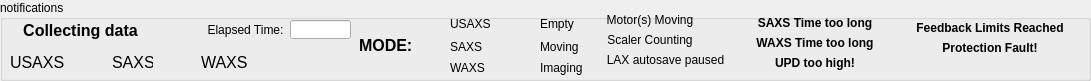
   <widget class="QGroupBox" name="groupBox_2">
    <property name="geometry">
     <rect>
      <x>10</x>
      <y>360</y>
      <width>1091</width>
      <height>81</height>
     </rect>
    </property>
    <property name="title">
     <string>notifications</string>
    </property>
    <widget class="QWidget" name="widget" native="true">
     <property name="enabled">
      <bool>true</bool>
     </property>
     <property name="geometry">
      <rect>
       <x>11</x>
       <y>51</y>
       <width>24</width>
       <height>16</height>
      </rect>
     </property>
     <layout class="QFormLayout" name="formLayout_4">
      <item row="0" column="0">
       <widget class="caGraphics" name="cagraphics_32">
        <property name="foreground">
         <color>
          <red>255</red>
          <green>255</green>
          <blue>0</blue>
         </color>
        </property>
        <property name="fillstyle" stdset="0">
         <enum>caGraphics::Filled</enum>
        </property>
        <property name="lineColor">
         <color>
          <red>255</red>
          <green>255</green>
          <blue>0</blue>
         </color>
        </property>
        <property name="colorMode">
         <enum>caGraphics::Static</enum>
        </property>
       </widget>
      </item>
      <item row="1" column="0">
       <widget class="caGraphics" name="cagraphics_31">
        <property name="foreground">
         <color>
          <red>255</red>
          <green>255</green>
          <blue>0</blue>
         </color>
        </property>
        <property name="fillstyle" stdset="0">
         <enum>caGraphics::Filled</enum>
        </property>
        <property name="lineColor">
         <color>
          <red>255</red>
          <green>255</green>
          <blue>0</blue>
         </color>
        </property>
        <property name="colorMode">
         <enum>caGraphics::Static</enum>
        </property>
       </widget>
      </item>
     </layout>
     <widget class="QLabel" name="label_92">
      <property name="geometry">
       <rect>
        <x>120</x>
        <y>10</y>
        <width>90</width>
        <height>21</height>
       </rect>
      </property>
      <property name="font">
       <font>
        <pointsize>11</pointsize>
       </font>
      </property>
      <property name="styleSheet">
       <string notr="true">color:rgb(255, 0, 0)</string>
      </property>
      <property name="text">
       <string>&lt;html&gt;&lt;head/&gt;&lt;body&gt;&lt;p&gt;Reached&lt;/p&gt;&lt;/body&gt;&lt;/html&gt;</string>
      </property>
      <property name="alignment">
       <set>Qt::AlignCenter</set>
      </property>
     </widget>
     <widget class="QLabel" name="label_91">
      <property name="geometry">
       <rect>
        <x>10</x>
        <y>0</y>
        <width>231</width>
        <height>41</height>
       </rect>
      </property>
      <property name="font">
       <font>
        <pointsize>11</pointsize>
       </font>
      </property>
      <property name="styleSheet">
       <string notr="true">color:rgb(255, 0, 0)</string>
      </property>
      <property name="text">
       <string>&lt;html&gt;&lt;head/&gt;&lt;body&gt;&lt;p&gt;Feedback Limits&lt;/p&gt;&lt;/body&gt;&lt;/html&gt;</string>
      </property>
      <property name="alignment">
       <set>Qt::AlignCenter</set>
      </property>
     </widget>
     <zorder>cagraphics_31</zorder>
     <zorder>cagraphics_32</zorder>
     <zorder>label_91</zorder>
     <zorder>label_92</zorder>
    </widget>
    <widget class="QLabel" name="label_90">
     <property name="geometry">
      <rect>
       <x>10</x>
       <y>52</y>
       <width>61</width>
       <height>21</height>
      </rect>
     </property>
     <property name="font">
      <font>
       <pointsize>12</pointsize>
      </font>
     </property>
     <property name="styleSheet">
      <string notr="true">color:rgb(0, 0, 0)</string>
     </property>
     <property name="text">
      <string>USAXS</string>
     </property>
    </widget>
    <widget class="caTextEntry" name="catextentry_5">
     <property name="geometry">
      <rect>
       <x>290</x>
       <y>20</y>
       <width>61</width>
       <height>19</height>
      </rect>
     </property>
     <property name="sizePolicy">
      <sizepolicy hsizetype="Expanding" vsizetype="Expanding">
       <horstretch>0</horstretch>
       <verstretch>0</verstretch>
      </sizepolicy>
     </property>
     <property name="channel" stdset="0">
      <string notr="true">9idcLAX:USAXS:FS_ElapsedTime</string>
     </property>
     <property name="background">
      <color>
       <red>115</red>
       <green>215</green>
       <blue>253</blue>
      </color>
     </property>
     <property name="colorMode">
      <enum>caLineEdit::Static</enum>
     </property>
    </widget>
    <widget class="QLabel" name="label_66">
     <property name="geometry">
      <rect>
       <x>190</x>
       <y>20</y>
       <width>111</width>
       <height>20</height>
      </rect>
     </property>
     <property name="font">
      <font>
       <pointsize>9</pointsize>
      </font>
     </property>
     <property name="styleSheet">
      <string notr="true">color:rgb(0, 0, 0)</string>
     </property>
     <property name="text">
      <string>Elapsed Time:</string>
     </property>
     <property name="alignment">
      <set>Qt::AlignCenter</set>
     </property>
    </widget>
    <widget class="caLed" name="caled_3">
     <property name="geometry">
      <rect>
       <x>69</x>
       <y>50</y>
       <width>25</width>
       <height>25</height>
      </rect>
     </property>
     <property name="channel" stdset="0">
      <string notr="true">9idcLAX:USAXS:FlyScanNotSaved</string>
     </property>
     <property name="falseColor">
      <color>
       <red>113</red>
       <green>113</green>
       <blue>113</blue>
      </color>
     </property>
     <property name="trueColor">
      <color>
       <red>0</red>
       <green>255</green>
       <blue>0</blue>
      </color>
     </property>
    </widget>
    <widget class="caLabel" name="caLabel_45">
     <property name="geometry">
      <rect>
       <x>720</x>
       <y>15</y>
       <width>190</width>
       <height>16</height>
      </rect>
     </property>
     <property name="font">
      <font>
       <pointsize>9</pointsize>
       <weight>75</weight>
       <bold>true</bold>
      </font>
     </property>
     <property name="text">
      <string>SAXS Time too long</string>
     </property>
     <property name="alignment">
      <set>Qt::AlignAbsolute|Qt::AlignCenter|Qt::AlignHCenter|Qt::AlignVCenter</set>
     </property>
     <property name="fontScaleMode">
      <enum>ESimpleLabel::WidthAndHeight</enum>
     </property>
     <property name="foreground">
      <color>
       <red>255</red>
       <green>0</green>
       <blue>0</blue>
      </color>
     </property>
     <property name="background">
      <color alpha="0">
       <red>255</red>
       <green>255</green>
       <blue>0</blue>
      </color>
     </property>
     <property name="frameShape">
      <enum>QFrame::NoFrame</enum>
     </property>
     <property name="visibility">
      <enum>caLabel::Calc</enum>
     </property>
     <property name="visibilityCalc">
      <string notr="true">A&gt;100000</string>
     </property>
     <property name="channel" stdset="0">
      <string notr="true">usaxs_pilatus1:Stats1:MeanValue_RBV</string>
     </property>
     <property name="channelB">
      <string notr="true"/>
     </property>
     <property name="channelC">
      <string notr="true"/>
     </property>
    </widget>
    <widget class="caLabel" name="caLabel_46">
     <property name="geometry">
      <rect>
       <x>720</x>
       <y>35</y>
       <width>190</width>
       <height>16</height>
      </rect>
     </property>
     <property name="font">
      <font>
       <pointsize>9</pointsize>
       <weight>75</weight>
       <bold>true</bold>
      </font>
     </property>
     <property name="text">
      <string>WAXS Time too long</string>
     </property>
     <property name="alignment">
      <set>Qt::AlignAbsolute|Qt::AlignCenter|Qt::AlignHCenter|Qt::AlignVCenter</set>
     </property>
     <property name="fontScaleMode">
      <enum>ESimpleLabel::WidthAndHeight</enum>
     </property>
     <property name="foreground">
      <color>
       <red>255</red>
       <green>0</green>
       <blue>0</blue>
      </color>
     </property>
     <property name="background">
      <color alpha="0">
       <red>255</red>
       <green>0</green>
       <blue>0</blue>
      </color>
     </property>
     <property name="frameShape">
      <enum>QFrame::NoFrame</enum>
     </property>
     <property name="visibility">
      <enum>caLabel::Calc</enum>
     </property>
     <property name="visibilityCalc">
      <string notr="true">A&gt;200000</string>
     </property>
     <property name="channel" stdset="0">
      <string notr="true">usaxs_pilatus2:Stats1:MeanValue_RBV</string>
     </property>
     <property name="channelB">
      <string notr="true"/>
     </property>
     <property name="channelC">
      <string notr="true"/>
     </property>
    </widget>
    <widget class="caLabel" name="caLabel_43">
     <property name="geometry">
      <rect>
       <x>890</x>
       <y>40</y>
       <width>200</width>
       <height>16</height>
      </rect>
     </property>
     <property name="font">
      <font>
       <pointsize>9</pointsize>
       <weight>75</weight>
       <bold>true</bold>
      </font>
     </property>
     <property name="text">
      <string>Protection Fault!</string>
     </property>
     <property name="alignment">
      <set>Qt::AlignAbsolute|Qt::AlignCenter|Qt::AlignHCenter|Qt::AlignVCenter</set>
     </property>
     <property name="fontScaleMode">
      <enum>ESimpleLabel::WidthAndHeight</enum>
     </property>
     <property name="foreground">
      <color>
       <red>255</red>
       <green>0</green>
       <blue>0</blue>
      </color>
     </property>
     <property name="background">
      <color alpha="0">
       <red>255</red>
       <green>0</green>
       <blue>0</blue>
      </color>
     </property>
     <property name="frameShape">
      <enum>QFrame::NoFrame</enum>
     </property>
     <property name="visibility">
      <enum>caLabel::IfZero</enum>
     </property>
     <property name="visibilityCalc">
      <string notr="true"/>
     </property>
     <property name="channel" stdset="0">
      <string notr="true">9idcLAX:plc:Y0</string>
     </property>
     <property name="channelB">
      <string notr="true"/>
     </property>
    </widget>
    <widget class="caLabel" name="caLabel_44">
     <property name="geometry">
      <rect>
       <x>890</x>
       <y>20</y>
       <width>200</width>
       <height>16</height>
      </rect>
     </property>
     <property name="font">
      <font>
       <pointsize>9</pointsize>
       <weight>75</weight>
       <bold>true</bold>
      </font>
     </property>
     <property name="text">
      <string>Feedback Limits Reached</string>
     </property>
     <property name="alignment">
      <set>Qt::AlignAbsolute|Qt::AlignCenter|Qt::AlignHCenter|Qt::AlignVCenter</set>
     </property>
     <property name="fontScaleMode">
      <enum>ESimpleLabel::WidthAndHeight</enum>
     </property>
     <property name="foreground">
      <color>
       <red>255</red>
       <green>0</green>
       <blue>0</blue>
      </color>
     </property>
     <property name="background">
      <color alpha="0">
       <red>255</red>
       <green>255</green>
       <blue>0</blue>
      </color>
     </property>
     <property name="frameShape">
      <enum>QFrame::NoFrame</enum>
     </property>
     <property name="visibility">
      <enum>caLabel::Calc</enum>
     </property>
     <property name="visibilityCalc">
      <string notr="true">(A-B)&lt;0.1 || (C-A)&lt;0.1</string>
     </property>
     <property name="channel" stdset="0">
      <string notr="true">9idcLAX:fbe:omega.OVAL</string>
     </property>
     <property name="channelB">
      <string notr="true">9idcLAX:fbe:omega.DRVL</string>
     </property>
     <property name="channelC">
      <string notr="true">9idcLAX:fbe:omega.DRVH</string>
     </property>
    </widget>
    <widget class="caLabel" name="caLabel_48">
     <property name="geometry">
      <rect>
       <x>720</x>
       <y>55</y>
       <width>190</width>
       <height>16</height>
      </rect>
     </property>
     <property name="font">
      <font>
       <pointsize>9</pointsize>
       <weight>75</weight>
       <bold>true</bold>
      </font>
     </property>
     <property name="text">
      <string>UPD too high!</string>
     </property>
     <property name="alignment">
      <set>Qt::AlignAbsolute|Qt::AlignCenter|Qt::AlignHCenter|Qt::AlignVCenter</set>
     </property>
     <property name="fontScaleMode">
      <enum>ESimpleLabel::WidthAndHeight</enum>
     </property>
     <property name="foreground">
      <color>
       <red>253</red>
       <green>0</green>
       <blue>0</blue>
      </color>
     </property>
     <property name="background">
      <color alpha="0">
       <red>253</red>
       <green>0</green>
       <blue>0</blue>
      </color>
     </property>
     <property name="frameShape">
      <enum>QFrame::NoFrame</enum>
     </property>
     <property name="visibility">
      <enum>caLabel::Calc</enum>
     </property>
     <property name="visibilityCalc">
      <string notr="true">A&lt;=0 &amp;&amp; B&gt;900000</string>
     </property>
     <property name="channel" stdset="0">
      <string notr="true">9idcUSX:pd01:seq02:reqrange</string>
     </property>
     <property name="channelB">
      <string notr="true">9idcLAX:vsc:c0_cts1.D</string>
     </property>
    </widget>
    <widget class="caLabel" name="caLabel_1">
     <property name="geometry">
      <rect>
       <x>590</x>
       <y>10</y>
       <width>120</width>
       <height>20</height>
      </rect>
     </property>
     <property name="text">
      <string>Motor(s) Moving</string>
     </property>
     <property name="alignment">
      <set>Qt::AlignAbsolute|Qt::AlignCenter|Qt::AlignHCenter|Qt::AlignVCenter</set>
     </property>
     <property name="fontScaleMode">
      <enum>ESimpleLabel::WidthAndHeight</enum>
     </property>
     <property name="foreground">
      <color>
       <red>51</red>
       <green>153</green>
       <blue>0</blue>
      </color>
     </property>
     <property name="background">
      <color alpha="0">
       <red>51</red>
       <green>153</green>
       <blue>0</blue>
      </color>
     </property>
     <property name="frameShape">
      <enum>QFrame::NoFrame</enum>
     </property>
     <property name="visibility">
      <enum>caLabel::IfZero</enum>
     </property>
     <property name="channel" stdset="0">
      <string>9idcLAX:alldone</string>
     </property>
    </widget>
    <widget class="caLabel" name="caLabel_2">
     <property name="geometry">
      <rect>
       <x>590</x>
       <y>30</y>
       <width>120</width>
       <height>20</height>
      </rect>
     </property>
     <property name="text">
      <string>Scaler Counting</string>
     </property>
     <property name="alignment">
      <set>Qt::AlignAbsolute|Qt::AlignCenter|Qt::AlignHCenter|Qt::AlignVCenter</set>
     </property>
     <property name="fontScaleMode">
      <enum>ESimpleLabel::WidthAndHeight</enum>
     </property>
     <property name="foreground">
      <color>
       <red>51</red>
       <green>153</green>
       <blue>0</blue>
      </color>
     </property>
     <property name="background">
      <color alpha="0">
       <red>51</red>
       <green>153</green>
       <blue>0</blue>
      </color>
     </property>
     <property name="frameShape">
      <enum>QFrame::NoFrame</enum>
     </property>
     <property name="visibility">
      <enum>caLabel::IfNotZero</enum>
     </property>
     <property name="channel" stdset="0">
      <string>9idcLAX:vsc:c0.CNT</string>
     </property>
    </widget>
    <widget class="QLabel" name="label_9">
     <property name="geometry">
      <rect>
       <x>359</x>
       <y>35</y>
       <width>61</width>
       <height>20</height>
      </rect>
     </property>
     <property name="font">
      <font>
       <pointsize>12</pointsize>
       <weight>75</weight>
       <bold>true</bold>
      </font>
     </property>
     <property name="text">
      <string>MODE:</string>
     </property>
    </widget>
    <widget class="caLed" name="caled">
     <property name="geometry">
      <rect>
       <x>425</x>
       <y>13</y>
       <width>18</width>
       <height>18</height>
      </rect>
     </property>
     <property name="channel" stdset="0">
      <string notr="true">9idcLAX:SAXS:USAXSSAXSMode</string>
     </property>
     <property name="trueColor">
      <color>
       <red>0</red>
       <green>255</green>
       <blue>0</blue>
      </color>
     </property>
     <property name="trueValue">
      <string notr="true">2</string>
     </property>
     <property name="falseValue">
      <string notr="true"/>
     </property>
    </widget>
    <widget class="QLabel" name="label_11">
     <property name="geometry">
      <rect>
       <x>450</x>
       <y>16</y>
       <width>50</width>
       <height>15</height>
      </rect>
     </property>
     <property name="text">
      <string>USAXS</string>
     </property>
    </widget>
    <widget class="QLabel" name="label_12">
     <property name="geometry">
      <rect>
       <x>450</x>
       <y>39</y>
       <width>50</width>
       <height>15</height>
      </rect>
     </property>
     <property name="text">
      <string>SAXS</string>
     </property>
    </widget>
    <widget class="caLed" name="caled_2">
     <property name="geometry">
      <rect>
       <x>425</x>
       <y>36</y>
       <width>18</width>
       <height>18</height>
      </rect>
     </property>
     <property name="channel" stdset="0">
      <string notr="true">9idcLAX:SAXS:USAXSSAXSMode</string>
     </property>
     <property name="trueColor">
      <color>
       <red>0</red>
       <green>255</green>
       <blue>0</blue>
      </color>
     </property>
     <property name="trueValue">
      <string notr="true">3</string>
     </property>
     <property name="falseValue">
      <string notr="true"/>
     </property>
    </widget>
    <widget class="caLed" name="caled_5">
     <property name="geometry">
      <rect>
       <x>425</x>
       <y>58</y>
       <width>18</width>
       <height>18</height>
      </rect>
     </property>
     <property name="channel" stdset="0">
      <string notr="true">9idcLAX:SAXS:USAXSSAXSMode</string>
     </property>
     <property name="trueColor">
      <color>
       <red>0</red>
       <green>255</green>
       <blue>0</blue>
      </color>
     </property>
     <property name="trueValue">
      <string notr="true">4</string>
     </property>
     <property name="falseValue">
      <string notr="true"/>
     </property>
    </widget>
    <widget class="QLabel" name="label_15">
     <property name="geometry">
      <rect>
       <x>450</x>
       <y>60</y>
       <width>50</width>
       <height>15</height>
      </rect>
     </property>
     <property name="text">
      <string>WAXS</string>
     </property>
    </widget>
    <widget class="caLed" name="caled_6">
     <property name="geometry">
      <rect>
       <x>515</x>
       <y>13</y>
       <width>18</width>
       <height>18</height>
      </rect>
     </property>
     <property name="channel" stdset="0">
      <string notr="true">9idcLAX:SAXS:USAXSSAXSMode</string>
     </property>
     <property name="trueColor">
      <color>
       <red>0</red>
       <green>255</green>
       <blue>0</blue>
      </color>
     </property>
     <property name="trueValue">
      <string notr="true">1</string>
     </property>
     <property name="falseValue">
      <string notr="true"/>
     </property>
    </widget>
    <widget class="QLabel" name="label_16">
     <property name="geometry">
      <rect>
       <x>540</x>
       <y>16</y>
       <width>50</width>
       <height>15</height>
      </rect>
     </property>
     <property name="text">
      <string>Empty</string>
     </property>
    </widget>
    <widget class="caLed" name="caled_7">
     <property name="geometry">
      <rect>
       <x>515</x>
       <y>36</y>
       <width>18</width>
       <height>18</height>
      </rect>
     </property>
     <property name="channel" stdset="0">
      <string notr="true">9idcLAX:SAXS:USAXSSAXSMode</string>
     </property>
     <property name="trueColor">
      <color>
       <red>0</red>
       <green>255</green>
       <blue>0</blue>
      </color>
     </property>
     <property name="trueValue">
      <string notr="true">-1</string>
     </property>
     <property name="falseValue">
      <string notr="true"/>
     </property>
    </widget>
    <widget class="QLabel" name="label_17">
     <property name="geometry">
      <rect>
       <x>540</x>
       <y>39</y>
       <width>50</width>
       <height>15</height>
      </rect>
     </property>
     <property name="text">
      <string>Moving</string>
     </property>
    </widget>
    <widget class="QLabel" name="label_18">
     <property name="geometry">
      <rect>
       <x>540</x>
       <y>60</y>
       <width>50</width>
       <height>15</height>
      </rect>
     </property>
     <property name="text">
      <string>Imaging</string>
     </property>
    </widget>
    <widget class="caLed" name="caled_8">
     <property name="geometry">
      <rect>
       <x>515</x>
       <y>58</y>
       <width>18</width>
       <height>18</height>
      </rect>
     </property>
     <property name="channel" stdset="0">
      <string notr="true">9idcLAX:SAXS:USAXSSAXSMode</string>
     </property>
     <property name="trueColor">
      <color>
       <red>0</red>
       <green>255</green>
       <blue>0</blue>
      </color>
     </property>
     <property name="trueValue">
      <string notr="true">5</string>
     </property>
     <property name="falseValue">
      <string notr="true"/>
     </property>
    </widget>
    <widget class="caLabel" name="caLabel_4">
     <property name="geometry">
      <rect>
       <x>590</x>
       <y>50</y>
       <width>151</width>
       <height>20</height>
      </rect>
     </property>
     <property name="text">
      <string>LAX autosave paused</string>
     </property>
     <property name="alignment">
      <set>Qt::AlignAbsolute|Qt::AlignCenter|Qt::AlignHCenter|Qt::AlignVCenter</set>
     </property>
     <property name="fontScaleMode">
      <enum>ESimpleLabel::WidthAndHeight</enum>
     </property>
     <property name="foreground">
      <color>
       <red>51</red>
       <green>153</green>
       <blue>0</blue>
      </color>
     </property>
     <property name="background">
      <color alpha="0">
       <red>51</red>
       <green>153</green>
       <blue>0</blue>
      </color>
     </property>
     <property name="frameShape">
      <enum>QFrame::NoFrame</enum>
     </property>
     <property name="visibility">
      <enum>caLabel::IfNotZero</enum>
     </property>
     <property name="channel" stdset="0">
      <string notr="true">9idcLAX:SR_disable</string>
     </property>
    </widget>
    <widget class="caLabel" name="caLabel_5">
     <property name="geometry">
      <rect>
       <x>10</x>
       <y>20</y>
       <width>141</width>
       <height>21</height>
      </rect>
     </property>
     <property name="font">
      <font>
       <pointsize>12</pointsize>
       <weight>75</weight>
       <bold>true</bold>
      </font>
     </property>
     <property name="text">
      <string>Collecting data</string>
     </property>
     <property name="alignment">
      <set>Qt::AlignAbsolute|Qt::AlignCenter|Qt::AlignHCenter|Qt::AlignVCenter</set>
     </property>
     <property name="fontScaleMode">
      <enum>ESimpleLabel::WidthAndHeight</enum>
     </property>
     <property name="foreground">
      <color>
       <red>51</red>
       <green>153</green>
       <blue>0</blue>
      </color>
     </property>
     <property name="background">
      <color alpha="0">
       <red>51</red>
       <green>153</green>
       <blue>0</blue>
      </color>
     </property>
     <property name="frameShape">
      <enum>QFrame::NoFrame</enum>
     </property>
     <property name="visibility">
      <enum>caLabel::IfNotZero</enum>
     </property>
     <property name="channel" stdset="0">
      <string notr="true">9idcLAX:dataColInProgress</string>
     </property>
    </widget>
    <widget class="QLabel" name="label_94">
     <property name="geometry">
      <rect>
       <x>112</x>
       <y>52</y>
       <width>41</width>
       <height>21</height>
      </rect>
     </property>
     <property name="font">
      <font>
       <pointsize>12</pointsize>
      </font>
     </property>
     <property name="styleSheet">
      <string notr="true">color:rgb(0, 0, 0)</string>
     </property>
     <property name="text">
      <string>SAXS</string>
     </property>
    </widget>
    <widget class="caLed" name="caled_4">
     <property name="geometry">
      <rect>
       <x>160</x>
       <y>50</y>
       <width>25</width>
       <height>25</height>
      </rect>
     </property>
     <property name="channel" stdset="0">
      <string notr="true">9idcLAX:collectingSAXS</string>
     </property>
     <property name="falseColor">
      <color>
       <red>113</red>
       <green>113</green>
       <blue>113</blue>
      </color>
     </property>
     <property name="trueColor">
      <color>
       <red>0</red>
       <green>255</green>
       <blue>0</blue>
      </color>
     </property>
    </widget>
    <widget class="QLabel" name="label_95">
     <property name="geometry">
      <rect>
       <x>201</x>
       <y>52</y>
       <width>61</width>
       <height>21</height>
      </rect>
     </property>
     <property name="font">
      <font>
       <pointsize>12</pointsize>
      </font>
     </property>
     <property name="styleSheet">
      <string notr="true">color:rgb(0, 0, 0)</string>
     </property>
     <property name="text">
      <string>WAXS</string>
     </property>
    </widget>
    <widget class="caLed" name="caled_9">
     <property name="geometry">
      <rect>
       <x>260</x>
       <y>50</y>
       <width>25</width>
       <height>25</height>
      </rect>
     </property>
     <property name="channel" stdset="0">
      <string notr="true">9idcLAX:collectingWAXS</string>
     </property>
     <property name="falseColor">
      <color>
       <red>113</red>
       <green>113</green>
       <blue>113</blue>
      </color>
     </property>
     <property name="trueColor">
      <color>
       <red>0</red>
       <green>255</green>
       <blue>0</blue>
      </color>
     </property>
    </widget>
    <zorder>widget</zorder>
    <zorder>label_90</zorder>
    <zorder>catextentry_5</zorder>
    <zorder>label_66</zorder>
    <zorder>caLabel_45</zorder>
    <zorder>caLabel_46</zorder>
    <zorder>caLabel_43</zorder>
    <zorder>caLabel_44</zorder>
    <zorder>caLabel_48</zorder>
    <zorder>caLabel_1</zorder>
    <zorder>caLabel_2</zorder>
    <zorder>label_9</zorder>
    <zorder>caled</zorder>
    <zorder>label_11</zorder>
    <zorder>label_12</zorder>
    <zorder>caled_2</zorder>
    <zorder>caled_5</zorder>
    <zorder>label_15</zorder>
    <zorder>caled_6</zorder>
    <zorder>label_16</zorder>
    <zorder>caled_7</zorder>
    <zorder>label_17</zorder>
    <zorder>label_18</zorder>
    <zorder>caled_8</zorder>
    <zorder>caled_3</zorder>
    <zorder>caLabel_4</zorder>
    <zorder>caLabel_5</zorder>
    <zorder>label_94</zorder>
    <zorder>caled_4</zorder>
    <zorder>label_95</zorder>
    <zorder>caled_9</zorder>
   </widget>
